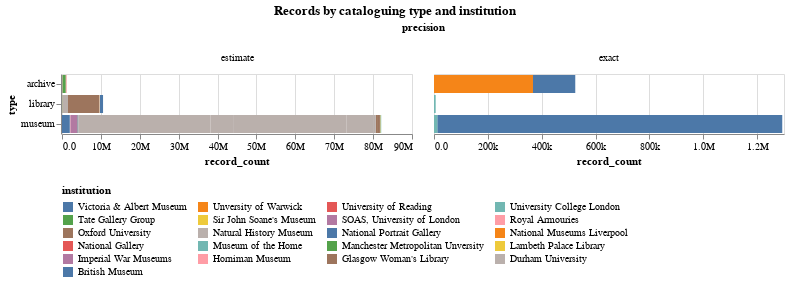

The code cell stored with this chart in its notebook:
### Code cell
title = alt.TitleParams('Records by cataloguing type and institution', anchor='middle')
alt.Chart(records_data, title=title).mark_bar().encode(
    color=alt.Color('institution:N', sort='descending', legend=alt.Legend(orient='bottom',columns=4)),
    column='precision:O',
    x='record_count:Q',
    y='type:N',
).properties(width=350).resolve_scale(x='independent').configure(numberFormat='.2s')

### Figure 1 — Vega-Lite specification as saved in the notebook (floating-point values rounded to 4 significant figures)
{"config": {"view": {"continuousWidth": 300, "continuousHeight": 300}, "numberFormat": ".2s"}, "data": {"name": "data-12b097995b6236260bf4e24f871dc0bb"}, "mark": {"type": "bar"}, "encoding": {"color": {"field": "institution", "legend": {"columns": 4, "orient": "bottom"}, "sort": "descending", "type": "nominal"}, "column": {"field": "precision", "type": "ordinal"}, "x": {"field": "record_count", "type": "quantitative"}, "y": {"field": "type", "type": "nominal"}}, "resolve": {"scale": {"x": "independent"}}, "title": {"text": "Records by cataloguing type and institution", "anchor": "middle"}, "width": 350, "$schema": "https://vega.github.io/schema/vega-lite/v5.17.0.json", "datasets": {"data-12b097995b6236260bf4e24f871dc0bb": [{"institution": "Oxford University", "subcollection": "History of Science Museum", "sector": "university", "type": "museum", "topic": "science", "precision": "estimate", "record_count": 33592}, {"institution": "Oxford University", "subcollection": "Museum of Natural History", "sector": "university", "type": "museum", "topic": "nature", "precision": "estimate", "record_count": 505745}, {"institution": "Oxford University", "subcollection": "Pitt Rivers Museum", "sector": "university", "type": "museum", "topic": "anthopology", "precision": "estimate", "record_count": 513107}, {"institution": "Durham University", "subcollection": "Oriental Museum", "sector": "university", "type": "museum", "topic": "art", "precision": "estimate", "record_count": 33234}, {"institution": "University College London", "subcollection": "Petrie Museum", "sector": "university", "type": "museum", "topic": "history", "precision": "estimate", "record_count": 83455}, {"institution": "University College London", "subcollection": "UCL Art Museum", "sector": "university", "type": "museum", "topic": "art", "precision": "estimate", "record_count": 10712}, {"institution": "University College London", "subcollection": "UCL Pathology Collection", "sector": "university", "type": "museum", "topic": "medicine", "precision": "estimate", "record_count": 8817}, {"institution": "University College London", "subcollection": "UCL Pathology Collection", "sector": "university", "type": "museum", "topic": "science", "precision": "estimate", "record_count": 1462}, {"institution": "Glasgow Woman's Library", "subcollection": "Museum Collections", "sector": "library", "type": "museum", "topic": "mixed", "precision": "estimate", "record_count": 3567}, {"institution": "Victoria & Albert Museum", "subcollection": "Victoria & Albert Museum", "sector": "dcms", "type": "museum", "topic": "art", "precision": "exact", "record_count": 1281326}, {"institution": "Museum of the Home", "subcollection": "Museum of the Home", "sector": "dcms", "type": "museum", "topic": "history", "precision": "exact", "record_count": 12200}, {"institution": "Horniman Museum", "subcollection": "Museum Collection", "sector": "dcms", "type": "museum", "topic": "history", "precision": "estimate", "record_count": 132612}, {"institution": "Imperial War Museums", "subcollection": "Museum Collection", "sector": "dcms", "type": "museum", "topic": "history", "precision": "estimate", "record_count": 1737698}, {"institution": "National Gallery", "subcollection": "Museum Collection", "sector": "dcms", "type": "museum", "topic": "history", "precision": "estimate", "record_count": 2626}, {"institution": "National Museums Liverpool", "subcollection": "Museum Collection", "sector": "dcms", "type": "museum", "topic": "history", "precision": "estimate", "record_count": 73682}, {"institution": "National Portrait Gallery", "subcollection": "Museum Collection", "sector": "dcms", "type": "museum", "topic": "history", "precision": "estimate", "record_count": 220000}, {"institution": "Natural History Museum", "subcollection": "Entomology collections", "sector": "dcms", "type": "museum", "topic": "nature", "precision": "estimate", "record_count": 34000000}, {"institution": "Natural History Museum", "subcollection": "Botany collections", "sector": "dcms", "type": "museum", "topic": "nature", "precision": "estimate", "record_count": 6000000}, {"institution": "Natural History Museum", "subcollection": "Zooology collections", "sector": "dcms", "type": "museum", "topic": "nature", "precision": "estimate", "record_count": 29000000}, {"institution": "Natural History Museum", "subcollection": "Palaeontology collections", "sector": "dcms", "type": "museum", "topic": "nature", "precision": "estimate", "record_count": 7000000}, {"institution": "Natural History Museum", "subcollection": "Mineralogy collections", "sector": "dcms", "type": "museum", "topic": "nature", "precision": "estimate", "record_count": 500000}, {"institution": "Natural History Museum", "subcollection": "Library and archive collections", "sector": "dcms", "type": "library", "topic": "nature", "precision": "estimate", "record_count": 1500000}, {"institution": "Royal Armouries", "subcollection": "Museum Collection", "sector": "dcms", "type": "museum", "topic": "nature", "precision": "estimate", "record_count": 65627}, {"institution": "Sir John Soane's Museum", "subcollection": "Museum Collection", "sector": "dcms", "type": "museum", "topic": "nature", "precision": "estimate", "record_count": 57164}, {"institution": "Tate Gallery Group", "subcollection": "Museum Collection", "sector": "dcms", "type": "museum", "topic": "nature", "precision": "estimate", "record_count": 79236}, {"institution": "British Museum", "subcollection": "Museum Collection", "sector": "dcms", "type": "museum", "topic": "nature", "precision": "estimate", "record_count": 2000000}, {"institution": "Oxford University", "subcollection": "History of Science Museum", "sector": "university", "type": "museum", "topic": "science", "precision": "estimate", "record_count": 21011}, {"institution": "Oxford University", "subcollection": "Bodleian Library", "sector": "university", "type": "library", "topic": "national", "precision": "estimate", "record_count": 8000000}, {"institution": "Manchester Metropolitan Unversity", "subcollection": "Special Collections", "sector": "university", "type": "library", "topic": "mixed", "precision": "estimate", "record_count": 28600}, {"institution": "SOAS, University of London", "subcollection": "Special Collections", "sector": "university", "type": "library", "topic": "mixed", "precision": "estimate", "record_count": 40337}, {"institution": "University of Reading", "subcollection": "Library Collection", "sector": "university", "type": "library", "topic": "history", "precision": "estimate", "record_count": 0}, {"institution": "Lambeth Palace Library", "subcollection": "Sion College Collections", "sector": "library", "type": "library", "topic": "theology", "precision": "estimate", "record_count": 15000}, {"institution": "Victoria & Albert Museum", "subcollection": "National Art Library", "sector": "dcms", "type": "library", "topic": "art", "precision": "estimate", "record_count": 849000}, {"institution": "Museum of the Home", "subcollection": "Library Collection", "sector": "dcms", "type": "library", "topic": "history", "precision": "exact", "record_count": 6290}, {"institution": "Royal Armouries", "subcollection": "Library Collection", "sector": "dcms", "type": "library", "topic": "nature", "precision": "estimate", "record_count": 65627}, {"institution": "Sir John Soane's Museum", "subcollection": "Library Collection", "sector": "dcms", "type": "library", "topic": "nature", "precision": "estimate", "record_count": 57164}, {"institution": "Unversity of Warwick", "subcollection": "Modern Records Centre", "sector": "university", "type": "archive", "topic": "mixed", "precision": "exact", "record_count": 367655}, {"institution": "University of Reading", "subcollection": "Archive Collection", "sector": "university", "type": "archive", "topic": "history", "precision": "estimate", "record_count": 186216}, {"institution": "Victoria & Albert Museum", "subcollection": "Victoria & Albert Museum Archives", "sector": "dcms", "type": "archive", "topic": "art", "precision": "exact", "record_count": 157054}, {"institution": "Royal Armouries", "subcollection": "Archive Collection", "sector": "dcms", "type": "archive", "topic": "nature", "precision": "estimate", "record_count": 130130}, {"institution": "Sir John Soane's Museum", "subcollection": "Archive Collection", "sector": "dcms", "type": "archive", "topic": "nature", "precision": "estimate", "record_count": 0}, {"institution": "Tate Gallery Group", "subcollection": "Archive Collection", "sector": "dcms", "type": "archive", "topic": "nature", "precision": "estimate", "record_count": 807060}]}}
